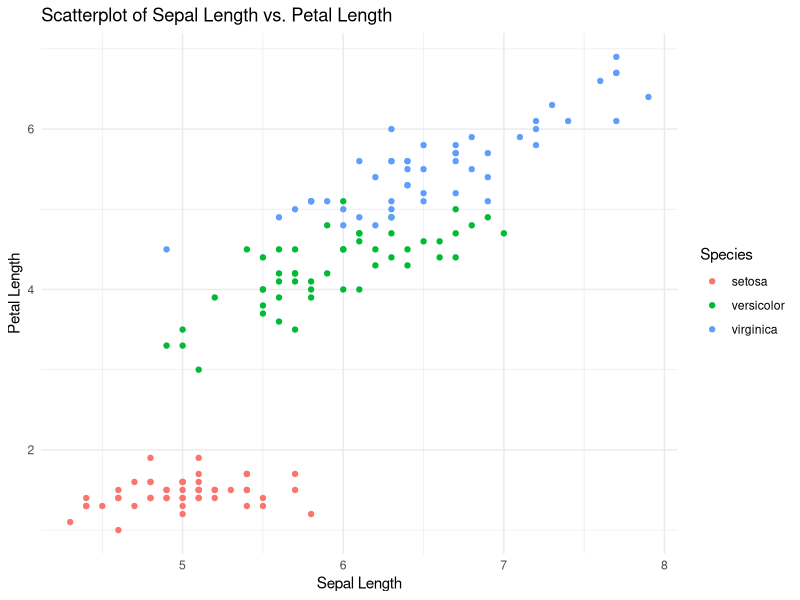

Here is the R script that generated this plot:
# Install and load ggplot2
install.packages("ggplot2")
library(ggplot2)

# Create a basic scatterplot using the iris dataset
ggplot(iris, aes(x = Sepal.Length, y = Petal.Length, color = Species)) +
  geom_point() +
  labs(title = "Scatterplot of Sepal Length vs. Petal Length",
       x = "Sepal Length",
       y = "Petal Length") +
  theme_minimal()

# Install and load dplyr
install.packages("dplyr")
library(dplyr)

# Filter for a specific species (e.g., "setosa") and arrange by Sepal.Length
iris_filtered <- iris %>%
  filter(Species == "setosa") %>%
  arrange(Sepal.Length)

# View the filtered dataset
print(iris_filtered)

# Install and load tidyr
install.packages("tidyr")
library(tidyr)

# Create a sample wide-format dataset
wide_data <- data.frame(
  ID = c(1, 2, 3),
  Math = c(80, 90, 85),
  Science = c(88, 76, 92),
  English = c(78, 84, 89)
)

# Pivot from wide to long format
long_data <- pivot_longer(wide_data, cols = c(Math, Science, English), 
                          names_to = "Subject", values_to = "Score")

print(long_data)

# Pivot from long back to wide format
wide_again <- pivot_wider(long_data, names_from = "Subject", values_from = "Score")

print(wide_again)

# Install and load data.table
install.packages("data.table")
library(data.table)

# Create a data table
dt <- data.table(
  ID = c(1, 2, 3, 4, 5, 6),
  Group = c("A", "A", "B", "B", "C", "C"),
  Value = c(10, 15, 20, 25, 30, 35)
)

# Perform aggregation: Calculate mean value for each group
aggregated_data <- dt[, .(Mean_Value = mean(Value)), by = Group]

# Print the aggregated data
print(aggregated_data)
